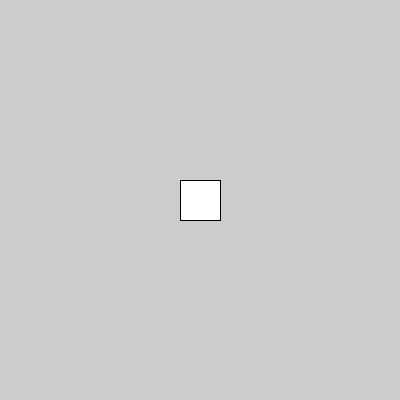
Frame 1 (no input)
Frame 60 (the mouse pressed at the canvas centre just before this capture): identical to frame 1, image omitted
Frame 120 (the mouse held since frame 60 and released just before this capture): identical to frame 1, image omitted

The Processing sketch that drew this single still picture (run headless with seeded random() and noise(); from frame 60 on, the mouse is pressed at the canvas centre):

// Processing sketch: algo_5_4_rotation_3_douceur
// ── algo_5_4_rotation_3_douceur.pde
void setup() {
  size(400,400);
}

void draw() {
  int x = width /2;
  int y = height /2;
  forme(x,y);
}

void forme(int pos_x, int pos_y) {
  int taille = 40;
  int decalage = taille / 2;
  // create rotate on the center of square
  push();
  translate(pos_x, pos_y);
  float value_rotation = map(mouseX, 0, width, 0, PI);
  rotate(value_rotation);
  // square(0, 0, taille);
  square(-decalage, -decalage, taille);
  pop();
}
